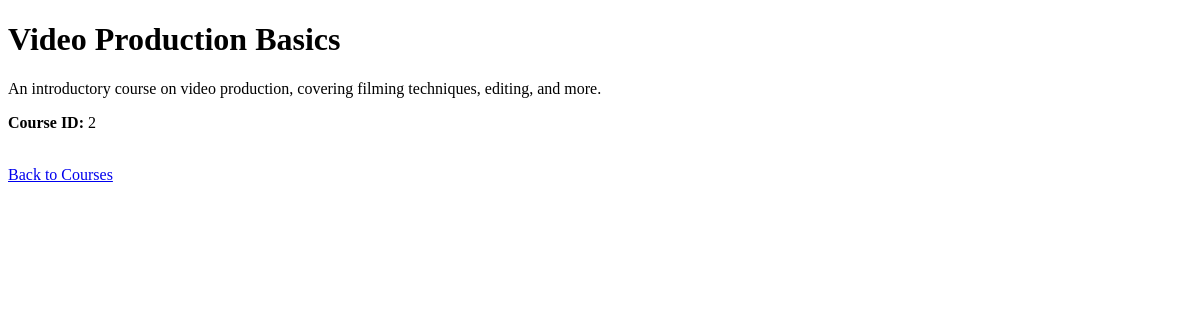
The app's page /course/2, older data.
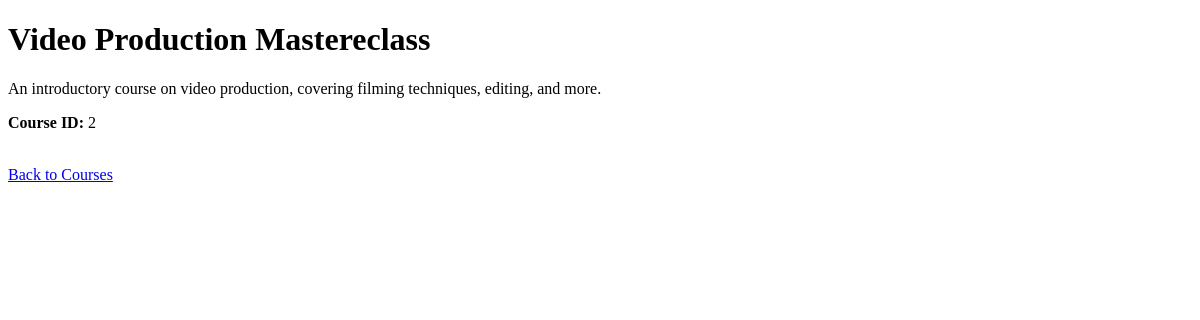
The same page, newer data.
### tables this page shows
CREATE TABLE courses (
                   id INTEGER PRIMARY KEY,
                   title TEXT NOT NULL,
                   description TEXT NOT NULL
               );

### routes/courses.py (the view)
    @app.route('/course/<int:course_id>')
    def course_details(course_id):
        conn = get_db_connection()
        course = conn.execute(
            'SELECT * FROM courses WHERE id = ?',
            (course_id,)
        ).fetchone()
        conn.close()
        user = session.get('username')
        admin = is_admin()
        return render_template('course_detail.html', course=course, username=user, is_admin=admin)

### templates/course_detail.html (shortened to what this page needs)
<!DOCTYPE html>
<html lang="en">
<head>
</head>
<body>
    {% if course %}
        <h1>{{ course.title }}</h1>
        <p>{{ course.description }}</p>
        <p><strong>Course ID:</strong> {{ course.id }}</p>
        <br>
        <a href="/courses">Back to Courses</a>
    {% else %}
        <h1>Course Not Found</h1>
        <p>Sorry, that course does not exist.</p>
        <a href="/courses">Back to Courses</a>
    {% endif %}
</body>
</html>

Row changes from the older to the newer data that the page shows:
changed courses id 2: title "Video Production Basics" → "Video Production Mastereclass"
